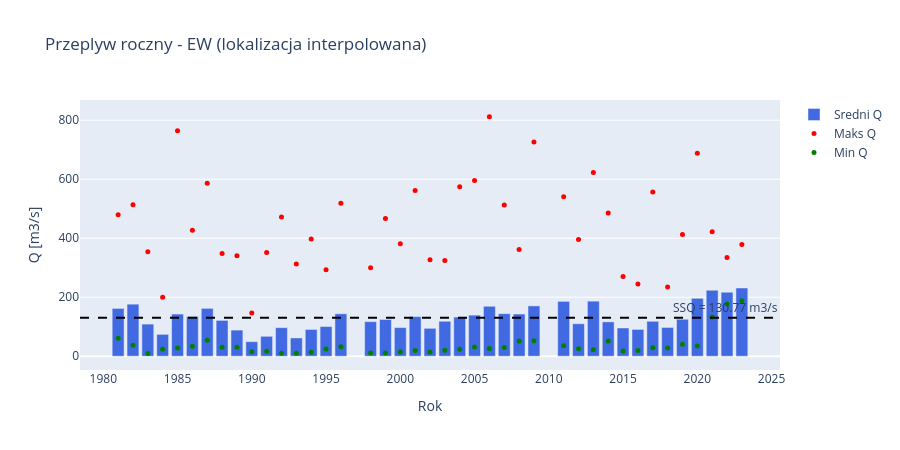

The notebook cell this image was saved under:
### Markdown cell above
**Prompt do LLM:**
> *"Napisz kod ktory uzyje annual_stats() z modułu src/hydrology i narysuje wykres roczny: Bar (średni Q), Scatter (min/max), pozioma linia SSQ z adnotacją."*

**Użyte moduły/funkcje:** `src.hydrology.annual_stats()` + `plotly.graph_objects` — Bar + Scatter + add_hline

### Code cell
astats = annual_stats(df, PRIMARY_STATION)

fig = go.Figure()
fig.add_trace(go.Bar(x=astats.index, y=astats['mean'], name='Sredni Q', marker_color='royalblue'))
fig.add_trace(go.Scatter(x=astats.index, y=astats['max'], name='Maks Q', mode='markers', marker=dict(color='red', size=5)))
fig.add_trace(go.Scatter(x=astats.index, y=astats['min'], name='Min Q', mode='markers', marker=dict(color='green', size=5)))

# Dodaj linie SSQ
fig.add_hline(y=chars['SSQ'], line_dash='dash', line_color='black',
              annotation_text=f'SSQ = {chars["SSQ"]:.2f} m3/s')

fig.update_layout(
    title=f'Przeplyw roczny - {name}',
    xaxis_title='Rok', yaxis_title='Q [m3/s]',
    height=450,
)
fig.show()

### Figure 1 — Plotly figure (JSON) as saved in the notebook; plotly's stock layout.template omitted (floating-point values rounded to 4 significant figures)
{"data": [{"marker": {"color": "royalblue"}, "name": "Sredni Q", "type": "bar", "x": [1981, 1982, 1983, 1984, 1985, 1986, 1987, 1988, 1989, 1990, 1991, 1992, 1993, 1994, 1995, 1996, 1998, 1999, 2000, 2001, 2002, 2003, 2004, 2005, 2006, 2007, 2008, 2009, 2011, 2012, 2013, 2014, 2015, 2016, 2017, 2018, 2019, 2020, 2021, 2022, 2023], "y": [162.0, 176.4, 108.9, 74.14, 142.9, 134.6, 162.2, 121.4, 88.56, 49.23, 67.51, 96.76, 61.88, 90.69, 100.6, 143.8, 117.1, 124.5, 97.12, 134.2, 94.59, 118.5, 132.7, 139.3, 169.2, 144.2, 143.0, 170.6, 185.9, 110.1, 186.6, 116.4, 95.75, 90.9, 118.4, 97.5, 125.2, 196.3, 223.7, 216.9, 231.3]}, {"marker": {"color": "red", "size": 5}, "mode": "markers", "name": "Maks Q", "type": "scatter", "x": [1981, 1982, 1983, 1984, 1985, 1986, 1987, 1988, 1989, 1990, 1991, 1992, 1993, 1994, 1995, 1996, 1998, 1999, 2000, 2001, 2002, 2003, 2004, 2005, 2006, 2007, 2008, 2009, 2011, 2012, 2013, 2014, 2015, 2016, 2017, 2018, 2019, 2020, 2021, 2022, 2023], "y": [479.6, 513.1, 353.9, 200.2, 764.5, 427.3, 585.9, 348.5, 340.7, 146.7, 351.8, 471.8, 312.3, 397.3, 293.1, 518.6, 300.1, 466.6, 381.1, 561.6, 326.8, 324.8, 574.7, 596.0, 812.1, 512.6, 361.6, 726.1, 540.6, 395.6, 622.7, 485.0, 270.2, 244.9, 556.6, 235.0, 412.7, 687.9, 421.7, 334.2, 379.0]}, {"marker": {"color": "green", "size": 5}, "mode": "markers", "name": "Min Q", "type": "scatter", "x": [1981, 1982, 1983, 1984, 1985, 1986, 1987, 1988, 1989, 1990, 1991, 1992, 1993, 1994, 1995, 1996, 1998, 1999, 2000, 2001, 2002, 2003, 2004, 2005, 2006, 2007, 2008, 2009, 2011, 2012, 2013, 2014, 2015, 2016, 2017, 2018, 2019, 2020, 2021, 2022, 2023], "y": [60.65, 37.16, 9.64, 23.55, 27.9, 34.02, 53.89, 30.24, 30.49, 15.21, 17.16, 10.14, 10.2, 13.32, 24.18, 32.46, 10.88, 11.31, 14.58, 19.73, 14.08, 20.37, 23.91, 30.91, 25.9, 29.58, 51.34, 52.17, 35.76, 25.73, 21.9, 51.6, 17.66, 19.31, 28.5, 28.2, 40.17, 34.43, 132.5, 177.0, 188.1]}], "layout": {"annotations": [{"showarrow": false, "text": "SSQ = 130.77 m3/s", "x": 1, "xanchor": "right", "xref": "x domain", "y": 130.8, "yanchor": "bottom", "yref": "y"}], "height": 450, "shapes": [{"line": {"color": "black", "dash": "dash"}, "type": "line", "x0": 0, "x1": 1, "xref": "x domain", "y0": 130.8, "y1": 130.8, "yref": "y"}], "title": {"text": "Przeplyw roczny - EW (lokalizacja interpolowana)"}, "xaxis": {"title": {"text": "Rok"}}, "yaxis": {"title": {"text": "Q [m3/s]"}}}}
